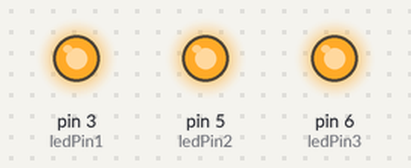
Simulated run of this sketch. Board: Arduino Uno, built with avr-gcc and run on an emulated ATmega328P. Shown: output pins drawn as LEDs (lit = HIGH).

Above: at 0.1 s.
Timing chart, 0 to 1.6 s (numbered marks = the images above):
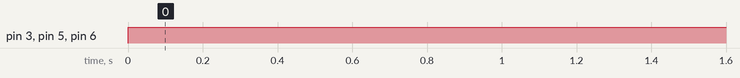

Measured:
- by itself, pin 3 (ledPin1), pin 5 (ledPin2), pin 6 (ledPin3): LOW → HIGH at 0.00 s

The sketch:

Dimmer_LED.ino
```cpp
int ledPin1 = 3;
int ledPin2 = 5;
int ledPin3 = 6;

//void doMode(int mode) {

int ledRedOutput = 0;
int ledGreenOutput = 0;
int ledBlueOutput = 0;

//}

int maxOutputLed = 0;
long delayTime = 120000;


void setup() {
  // put your setup code here, to run once:

  pinMode(ledPin1, OUTPUT);
  pinMode(ledPin2, OUTPUT);
  pinMode(ledPin3, OUTPUT);

  Serial.begin(9600);

}

void loop() {
  // put your main code here, to run repeatedly:

  switch(4) {

  case 1:  //red
    ledRedOutput = maxOutputLed;
    ledGreenOutput = 0;
    ledBlueOutput = 0;

    break;

  case 2:  //green
    ledRedOutput = 0;
    ledGreenOutput = maxOutputLed;
    ledBlueOutput = 0;

    break;

  case 3: //blue
    ledRedOutput = 0;
    ledGreenOutput = 0;
    ledBlueOutput = maxOutputLed;

    break;

  case 4: //white
    ledRedOutput = maxOutputLed;
    ledGreenOutput = maxOutputLed;
    ledBlueOutput = maxOutputLed;

    break;

  case 5: //yellow
    ledRedOutput = maxOutputLed;
    ledGreenOutput = maxOutputLed;
    ledBlueOutput = 0;

    break;

  case 6: //turquoise
    ledRedOutput = 0;
    ledGreenOutput = maxOutputLed;
    ledBlueOutput = maxOutputLed;

    break;

  case 7: //violet
    ledRedOutput = maxOutputLed;
    ledGreenOutput = 0;
    ledBlueOutput = maxOutputLed;

    break;

  case 8: //purple
    ledRedOutput = maxOutputLed / 2;
    ledGreenOutput = 0;
    ledBlueOutput = maxOutputLed;

    break;

  case 9: //pink
    ledRedOutput = maxOutputLed;
    ledGreenOutput = 0;
    ledBlueOutput = maxOutputLed / 2;

    break;

  case 10: //orange
    ledRedOutput = maxOutputLed;
    ledGreenOutput = maxOutputLed / 2;
    ledBlueOutput = 0;

    break;

  }

    for (int i = 0; i <= maxOutputLed; i++) {

      analogWrite(ledPin1, i * ledRedOutput / maxOutputLed);
      analogWrite(ledPin2, i * ledGreenOutput / maxOutputLed);
      analogWrite(ledPin3, i * ledBlueOutput / maxOutputLed);

      //Serial.println(i);

      delay(delayTime / maxOutputLed);

      if (i == maxOutputLed) {

      while(true) {

      analogWrite(ledPin1, maxOutputLed * ledRedOutput / maxOutputLed);
      analogWrite(ledPin2, maxOutputLed * ledGreenOutput / maxOutputLed);
      analogWrite(ledPin3, maxOutputLed * ledBlueOutput / maxOutputLed);
        }
      }

      /* if(break command) {
       *   break;
       *
       */
    }


    /*if (i == maxOutputLed)

      while(true) {

      analogWrite(ledPin, maxOutputLed); }

  } */

}
```
